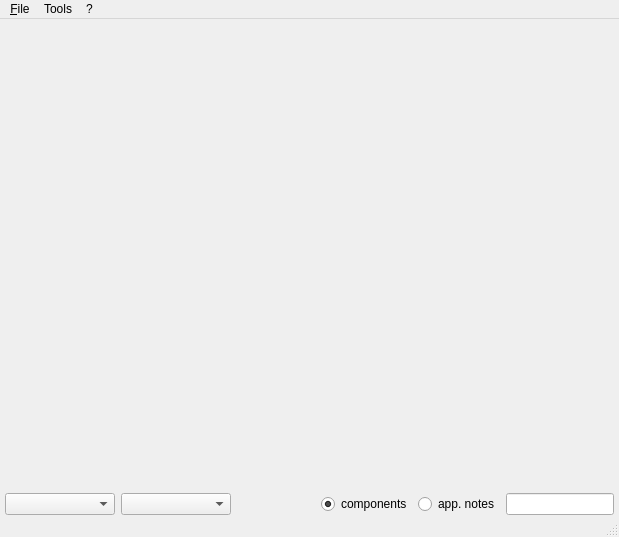
<?xml version="1.0" encoding="UTF-8"?>
<ui version="4.0">
 <class>MainWindow</class>
 <widget class="QMainWindow" name="MainWindow">
  <property name="geometry">
   <rect>
    <x>0</x>
    <y>0</y>
    <width>619</width>
    <height>537</height>
   </rect>
  </property>
  <property name="minimumSize">
   <size>
    <width>0</width>
    <height>0</height>
   </size>
  </property>
  <property name="windowTitle">
   <string>Component Organizer</string>
  </property>
  <property name="windowIcon">
   <iconset resource="../resources/img.qrc">
    <normaloff>:/img/chip_64x64.png</normaloff>:/img/chip_64x64.png</iconset>
  </property>
  <property name="animated">
   <bool>true</bool>
  </property>
  <property name="unifiedTitleAndToolBarOnMac">
   <bool>false</bool>
  </property>
  <widget class="QWidget" name="centralWidget">
   <layout class="QGridLayout" name="gridLayout">
    <property name="margin">
     <number>0</number>
    </property>
    <property name="spacing">
     <number>0</number>
    </property>
    <item row="0" column="0">
     <layout class="QVBoxLayout" name="verticalLayout">
      <property name="spacing">
       <number>5</number>
      </property>
      <item>
       <widget class="QStackedWidget" name="stackedWidget">
        <property name="frameShape">
         <enum>QFrame::NoFrame</enum>
        </property>
        <property name="frameShadow">
         <enum>QFrame::Plain</enum>
        </property>
        <property name="lineWidth">
         <number>1</number>
        </property>
        <property name="currentIndex">
         <number>0</number>
        </property>
        <widget class="QWidget" name="page1">
         <layout class="QVBoxLayout" name="verticalLayout_2">
          <property name="margin">
           <number>0</number>
          </property>
         </layout>
        </widget>
        <widget class="QWidget" name="page2">
         <layout class="QVBoxLayout" name="verticalLayout_3">
          <property name="margin">
           <number>0</number>
          </property>
         </layout>
        </widget>
       </widget>
      </item>
      <item>
       <layout class="QHBoxLayout" name="horizontalLayout">
        <item>
         <spacer name="horizontalSpacer_4">
          <property name="orientation">
           <enum>Qt::Horizontal</enum>
          </property>
          <property name="sizeType">
           <enum>QSizePolicy::Fixed</enum>
          </property>
          <property name="sizeHint" stdset="0">
           <size>
            <width>5</width>
            <height>20</height>
           </size>
          </property>
         </spacer>
        </item>
        <item>
         <widget class="QComboBox" name="primaryLabel_comboBox">
          <property name="minimumSize">
           <size>
            <width>110</width>
            <height>0</height>
           </size>
          </property>
          <property name="toolTip">
           <string>Primary Label</string>
          </property>
          <property name="statusTip">
           <string/>
          </property>
          <property name="autoFillBackground">
           <bool>false</bool>
          </property>
          <property name="maxVisibleItems">
           <number>15</number>
          </property>
         </widget>
        </item>
        <item>
         <widget class="QComboBox" name="secondaryLabel_comboBox">
          <property name="minimumSize">
           <size>
            <width>110</width>
            <height>0</height>
           </size>
          </property>
          <property name="toolTip">
           <string>Secondary Label</string>
          </property>
          <property name="statusTip">
           <string/>
          </property>
          <property name="maxVisibleItems">
           <number>15</number>
          </property>
         </widget>
        </item>
        <item>
         <spacer name="horizontalSpacer_3">
          <property name="orientation">
           <enum>Qt::Horizontal</enum>
          </property>
          <property name="sizeType">
           <enum>QSizePolicy::Fixed</enum>
          </property>
          <property name="sizeHint" stdset="0">
           <size>
            <width>5</width>
            <height>20</height>
           </size>
          </property>
         </spacer>
        </item>
        <item>
         <spacer name="horizontalSpacer">
          <property name="orientation">
           <enum>Qt::Horizontal</enum>
          </property>
          <property name="sizeType">
           <enum>QSizePolicy::Expanding</enum>
          </property>
          <property name="sizeHint" stdset="0">
           <size>
            <width>40</width>
            <height>20</height>
           </size>
          </property>
         </spacer>
        </item>
        <item>
         <widget class="QRadioButton" name="component_radioButton">
          <property name="toolTip">
           <string>View Components</string>
          </property>
          <property name="statusTip">
           <string/>
          </property>
          <property name="text">
           <string>components</string>
          </property>
          <property name="checked">
           <bool>true</bool>
          </property>
         </widget>
        </item>
        <item>
         <widget class="QRadioButton" name="appnote_radioButton">
          <property name="toolTip">
           <string>View Application Notes</string>
          </property>
          <property name="text">
           <string>app. notes</string>
          </property>
         </widget>
        </item>
        <item>
         <widget class="QLineEdit" name="search_lineEdit">
          <property name="sizePolicy">
           <sizepolicy hsizetype="Fixed" vsizetype="Fixed">
            <horstretch>0</horstretch>
            <verstretch>0</verstretch>
           </sizepolicy>
          </property>
          <property name="maximumSize">
           <size>
            <width>200</width>
            <height>16777215</height>
           </size>
          </property>
          <property name="toolTip">
           <string>Search</string>
          </property>
          <property name="statusTip">
           <string/>
          </property>
         </widget>
        </item>
        <item>
         <spacer name="horizontalSpacer_2">
          <property name="orientation">
           <enum>Qt::Horizontal</enum>
          </property>
          <property name="sizeType">
           <enum>QSizePolicy::Fixed</enum>
          </property>
          <property name="sizeHint" stdset="0">
           <size>
            <width>5</width>
            <height>20</height>
           </size>
          </property>
         </spacer>
        </item>
       </layout>
      </item>
     </layout>
    </item>
   </layout>
  </widget>
  <widget class="QStatusBar" name="statusBar"/>
  <widget class="QMenuBar" name="menuBar">
   <property name="geometry">
    <rect>
     <x>0</x>
     <y>0</y>
     <width>619</width>
     <height>21</height>
    </rect>
   </property>
   <widget class="QMenu" name="menuFile">
    <property name="title">
     <string>&amp;File</string>
    </property>
    <widget class="QMenu" name="menuAdd_new">
     <property name="title">
      <string>Add new...</string>
     </property>
     <addaction name="actionAddComponent"/>
     <addaction name="actionAddApplicationNote"/>
    </widget>
    <addaction name="menuAdd_new"/>
    <addaction name="separator"/>
    <addaction name="actionExit"/>
   </widget>
   <widget class="QMenu" name="menuTools">
    <property name="title">
     <string>Tools</string>
    </property>
    <addaction name="actionSettings"/>
   </widget>
   <widget class="QMenu" name="menu">
    <property name="title">
     <string>?</string>
    </property>
    <addaction name="actionAbout"/>
   </widget>
   <addaction name="menuFile"/>
   <addaction name="menuTools"/>
   <addaction name="menu"/>
  </widget>
  <action name="actionAbout">
   <property name="text">
    <string>About</string>
   </property>
  </action>
  <action name="actionAddComponent">
   <property name="text">
    <string>Component</string>
   </property>
  </action>
  <action name="actionAddApplicationNote">
   <property name="enabled">
    <bool>true</bool>
   </property>
   <property name="text">
    <string>Application Note</string>
   </property>
  </action>
  <action name="actionExit">
   <property name="text">
    <string>Exit</string>
   </property>
  </action>
  <action name="actionSettings">
   <property name="text">
    <string>&amp;Settings</string>
   </property>
  </action>
  <action name="actionViewComponents">
   <property name="text">
    <string>Components</string>
   </property>
  </action>
  <action name="actionViewApplicationNotes">
   <property name="text">
    <string>Application Notes</string>
   </property>
  </action>
 </widget>
 <layoutdefault spacing="6" margin="11"/>
 <resources>
  <include location="../resources/img.qrc"/>
 </resources>
 <connections/>
</ui>
